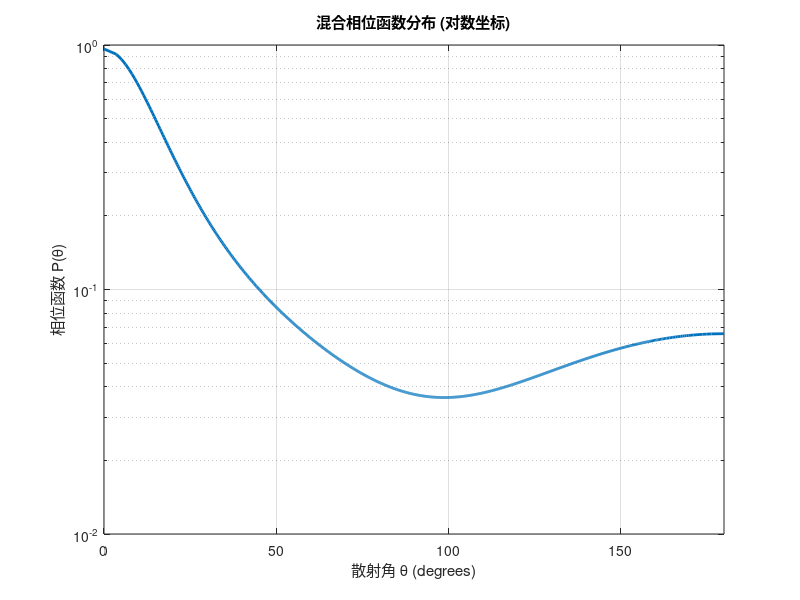

Source code (MATLAB):
%% 相位函数归一化验证脚本
% 功能：验证 Rayleigh 和 Mie 混合相位函数在全立体角上的积分是否为 1
% 理论基础：Integral(P(mu) * 2*pi * dmu) from -1 to 1 should be 1.

clc; clear;

% 1. 参数设置 (保持与主程序一致)
params = struct();
params.k_s_ray = 0.266e-3;  % Rayleigh散射系数
params.k_s_mie = 0.284e-3;  % Mie散射系数
params.gamma = 0.017;       % Rayleigh参数
params.g = 0.72;            % Mie不对称参数
params.f = 0.5;             % Mie修正参数

% 2. 计算权重
w_ray = params.k_s_ray / (params.k_s_ray + params.k_s_mie);
w_mie = 1 - w_ray;

fprintf('--- 参数信息 ---\n');
fprintf('Rayleigh 权重: %.4f\n', w_ray);
fprintf('Mie 权重:      %.4f\n', w_mie);
fprintf('----------------\n');

% 3. 定义相位函数句柄 (P_total)
% 输入: mu (cos_theta), 标量或向量
% 输出: 相位函数值

% Rayleigh 部分 P_ray(mu)
P_ray = @(mu) (3 * (1 + 3*params.gamma + (1-params.gamma).*mu.^2)) ./ ...
              (16 * pi * (1 + 2*params.gamma));

% Mie 部分 P_mie(mu)
% Term 1: 标准 HG 相位函数
term1 = @(mu) (1 - params.g^2) ./ (4 * pi) .* ...
              (1 ./ (1 + params.g^2 - 2*params.g.*mu).^(1.5));
          
% Term 2: 修正项 (Correction Term)
% 注意：代码中分母是 ((1+g^2)^(3/2))，这是一个常数
term2 = @(mu) (1 - params.g^2) / (4 * pi) * params.f .* ...
              (0.5 * (3*mu.^2 - 1)) ./ ((1 + params.g^2)^(1.5));

P_mie = @(mu) term1(mu) + term2(mu);

% 总相位函数
P_total = @(mu) w_ray .* P_ray(mu) + w_mie .* P_mie(mu);

% 4. 执行数值积分验证
% 积分区间：mu 从 -1 到 1 (对应 theta 从 pi 到 0)
% 积分公式：2*pi * Integral(P(mu) dmu)

% 定义被积函数 (包含 2*pi 因子)
integrand = @(mu) 2 * pi * P_total(mu);

% 使用 integral 函数进行高精度积分
[integral_val] = integral(integrand, -1, 1);

% 5. 输出结果
fprintf('积分验证结果:\n');
fprintf('Rayleigh 部分积分: %.6f\n', integral(@(mu) 2*pi*P_ray(mu), -1, 1));
fprintf('Mie 部分积分:      %.6f\n', integral(@(mu) 2*pi*P_mie(mu), -1, 1));
fprintf('总相位函数积分:    %.15f\n', integral_val);

if abs(integral_val - 1) < 1e-6
    fprintf('\n[结论] 验证通过！相位函数已正确归一化。\n');
else
    fprintf('\n[警告] 积分不等于1，请检查公式系数！\n');
end

% 6. 可视化相位函数形状 (附加功能)
mu_vals = linspace(-1, 1, 1000);
theta_vals = acos(mu_vals) * 180/pi; % 转换为角度
P_vals = P_total(mu_vals);

figure;
semilogy(theta_vals, P_vals, 'LineWidth', 2);
xlabel('散射角 \theta (degrees)');
ylabel('相位函数 P(\theta)');
title('混合相位函数分布 (对数坐标)');
grid on;
xlim([0 180]);
